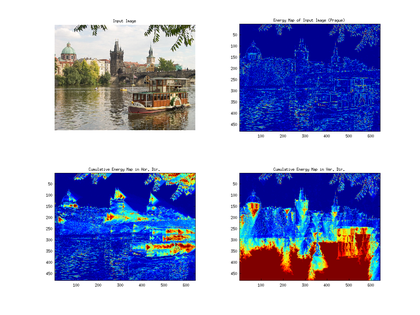
%> input picture PS1/matlab/cumulatives-2.png, 420 x 315 px, shrunk from 1200 x 900 before the run, given in place of inputSeamCarvingPrague.jpg, which was not available
$ octave test2.m   (GNU Octave 9; MATLAB toolbox functions it lacks are replaced by stand-ins)
%> lines starting %> are read from the running program, lines starting %| are printed output that depends on the picture; pictures that were not available may be replaced by others from this repository, and a replacement may not be noted
### PS1/matlab/cumulative_energy_map.m
% TODO Add comments for the code and the function
function [cumulativeEnergyMap] = cumulative_energy_map(energyMap, direction)
    if(nargin~=2)
        errorMessage = 'Missing argument';
        error(errorMessage);
    end

    [h, w, ~] = size(energyMap);
    cumulativeEnergyMap = zeros(h,w);

% [15 lines of commented-out code are left out]
    if('v' == lower(direction(1)))
        for row=2:h
            for col=1:w
                index = max(col-1,1):min(col+1,w);
                cumulativeEnergyMap(row,col) = energyMap(row,col)+min(cumulativeEnergyMap(row-1,index));
            end
        end
    elseif('h' == lower(direction(1)))
        for col=2:w
            for row=1:h
                index = max(row-1,1):min(row+1,h);
                cumulativeEnergyMap(row,col) = energyMap(row,col)+min(cumulativeEnergyMap(index, col-1));
            end
        end
    else
        error('bad argumentation / wrong direction keyword');
    end
end

### PS1/matlab/find_optimal_vertical_seam.m
% TODO Add comments for the code and the function
function verticalSeam = find_optimal_vertical_seam(cumulativeEnergyMap)
    [h, w, ~] = size(cumulativeEnergyMap);
    verticalSeam = zeros(h,1);
    [~, verticalSeam(h)] = min(cumulativeEnergyMap(h,:));

    for row=h-1:-1:1
        lower = max(verticalSeam(row+1)-1,1);
        higher = min(verticalSeam(row+1)+1,w);
        index = lower:higher;
        [~, ind] = min(cumulativeEnergyMap(row,index));
        verticalSeam(row) = ind + lower - 1;
    end
end

### PS1/matlab/find_optimal_horizontal_seam.m
% TODO Add comments for the code and the function
function horizontalSeam = find_optimal_horizontal_seam(cumulativeEnergyMap)
    [h, w, ~] = size(cumulativeEnergyMap);
    horizontalSeam = zeros(w,1);
    [~, horizontalSeam(w)] = min(cumulativeEnergyMap(:,w));
    for col=w-1:-1:1
        lower = max(horizontalSeam(col+1)-1,1);
        higher = min(horizontalSeam(col+1)+1,w);
        index = lower:higher;
        [~, horizontalSeam(col)] = min(cumulativeEnergyMap(index, col));
        horizontalSeam(col) = horizontalSeam(col) + lower;
    end
end

### PS1/matlab/test2.m
close all, clear all, clc;
profile on;

p = profile('status');
suffix = 'Prague';
% Load the image and show the original work
inputFile = ['inputSeamCarving', suffix, '.jpg'];
outputFile= ['outputReduceWidth', suffix, '-2.png'];

frame = imread(inputFile);
%> frame is the input picture: size 315x420x3 uint8; mean R, G, B 166.3, 171, 205.5

[h, w, c] = size(frame);
%> h = 315; w = 420; c = 3
% Compute and acquire the energy map
% energyMap = energy_image(frame);
frameGray = rgb2gray(frame);
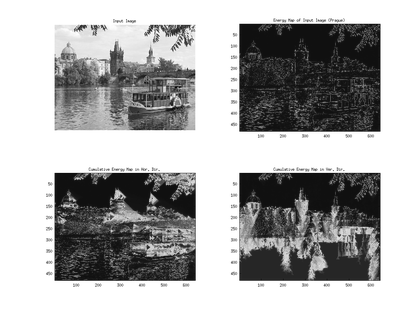
%> frameGray: size 315x420 uint8; min 3, max 255, mean 173.5
LoG = conv2(fspecial('laplacian'),fspecial('gaussian'));
energyMap = imfilter(frameGray, LoG);
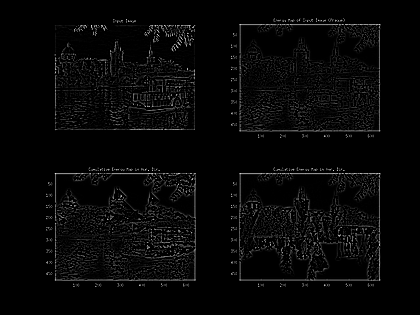
%> energyMap: size 315x420 uint8; min 0, max 228, mean 7.3

% Calculate cumulative energy maps
cumulativeEnergyMapV = cumulative_energy_map(energyMap, 'V');
%> after the loop in cumulative_energy_map, `for row=2:h`:
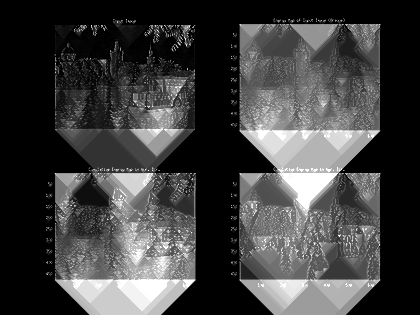
%> cumulativeEnergyMap: size 315x420 double; min 0, max 255, mean 63.6
cumulativeEnergyMapH = cumulative_energy_map(energyMap, 'H');
%> call 2 of cumulative_energy_map, with direction = 'H'
%> after the loop in cumulative_energy_map (call 2), `for col=2:w`:
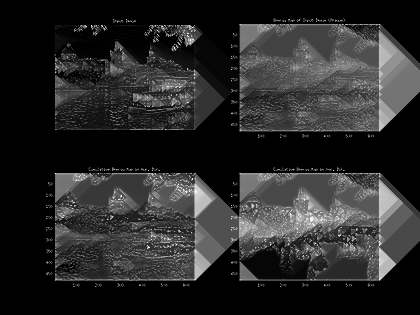
%> cumulativeEnergyMap: size 315x420 double; min 0, max 255, mean 40.9
%

% Find the optimal seams

optimalVerticalSeam = find_optimal_vertical_seam(cumulativeEnergyMapV);
%> after the loop in find_optimal_vertical_seam, `for row=h-1:-1:1`: verticalSeam = 315 values from 1 to 1
%> optimalVerticalSeam = 315 values from 1 to 1
optimalHorizontalSeam = find_optimal_horizontal_seam(cumulativeEnergyMapH);
%> the loop in find_optimal_horizontal_seam, `for col=w-1:-1:1` made 419 passes
%> (higher, index) on passes 1 to 3: (2, [1 2]), (3, [1 2 3]), (3, [1 2 3])
%> after the loop in find_optimal_horizontal_seam, `for col=w-1:-1:1`: horizontalSeam = 420 values, max 2 at index 1, min 1 at index 420, mean 2
%> optimalHorizontalSeam has the same summary as horizontalSeam in find_optimal_horizontal_seam


figure(1)
subplot(2,2,1), imshow(frame), title('Input Image');
subplot(2,2,2), imagesc(energyMap), title('Energy Map of Input Image (Prague)');
subplot(2,2,3), imagesc(cumulativeEnergyMapH), title('Cumulative Energy Map in Hor. Dir.');
subplot(2,2,4), imagesc(cumulativeEnergyMapV), title('Cumulative Energy Map in Ver. Dir.');
%> after `title('Cumulative Energy Map in Ver. Dir.')`:
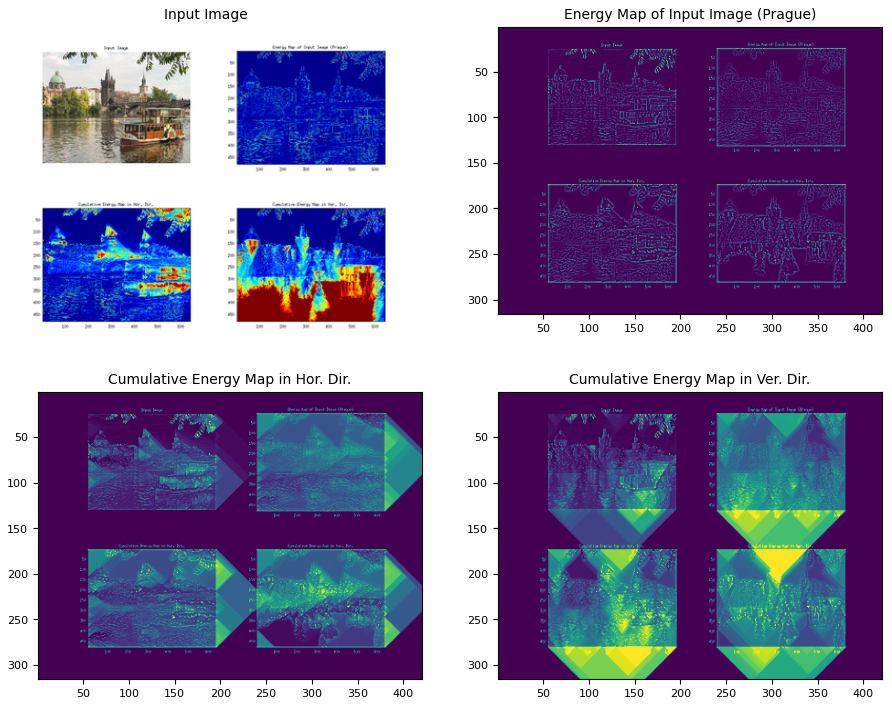
%> figure redrawn from the program's plot data, 4 panels
saveas(1, 'cumulatives-2.png','png');
figure(2)
imshow(frame);
hold on
plot(optimalVerticalSeam, 1:h, 'r.');
plot(1:w, optimalHorizontalSeam, 'b.');
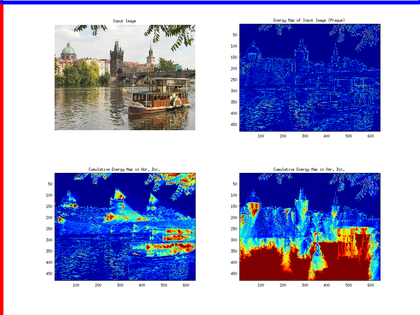
%> figure redrawn from the program's plot data
saveas(2, 'seams-2.png','png');
